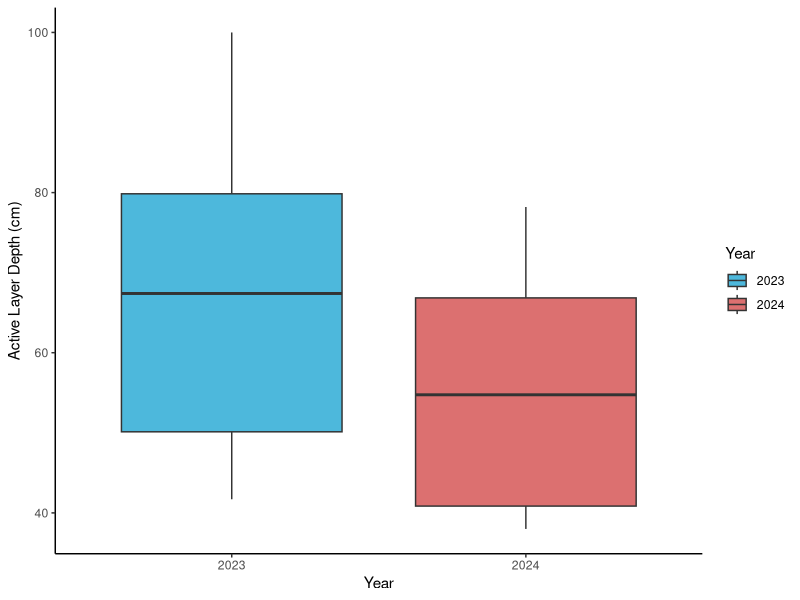
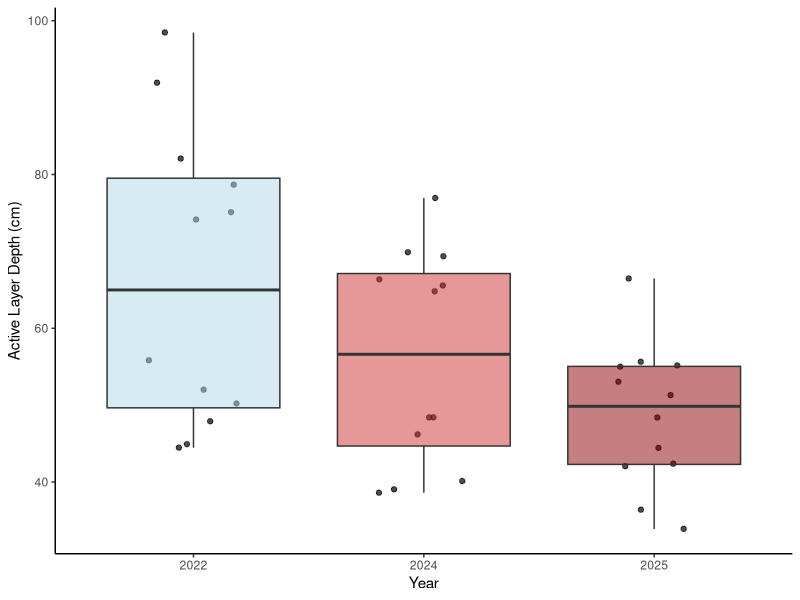

Generate these figures, in order, with R: (Note: this script raises an error after producing the figures.)
# ACTIVE LAYER DEPTH COMPARISON
# 19/01/2026

# LOAD LIBRARIES----
library(ggplot2)
library(dplyr)
library(readxl)
library(tidyr)

# LOAD DATA----
ald_data <- read_excel("datasets/QHI_roots_data/active_layer_depths_data.xlsx")
ald_all_years<-read_excel("datasets/QHI_roots_data/active_layer_thaw_combined.xlsx")

# DATA CLEANING----
ald_data$year <- as.factor(ald_data$year)
ald_all_years$year <- as.factor(ald_all_years$year)

# ACTIVE LAYER 2022 VS 2024 ----
(ald_plot<-ald_data %>%
    filter(year %in% c(2023, 2024)) %>%
    ggplot(aes(x = year, y = depth, fill = as.factor(year))) +
    geom_boxplot(position = position_dodge(width = 0.8), alpha = 0.7) +
    labs(
      x = "Year",
      y = "Active Layer Depth (cm)",
      fill = "Year") +
    scale_fill_manual(values = c("2023" = "deepskyblue3", "2024" = "brown3"))+
    theme_classic() 
)

# WTF is active layer depth decreasing post heatwave- surely over the years active layer is getting bigger from permafrost thawing 
# some explanations 
# 1. Measurement error or inconsistencies in data collection methods between years or mixed up two years when putting data folder together 
# 2. Unusual weather patterns in 2024 that led to shallower active layers, such as increased precipitation or cooler temperatures (though doesn't correlate with temperature data)
# 3. Changes in vegetation cover or soil composition that could affect insulation and heat transfer to the permafrost layer- i.e. increase in vegetation cover, more mosses under warmer temperatures, create blanket and insulate?

# OLD PLOT -- ACTIVE LAYER 2022, 2024, 2025 COMPARISON----
(ald_all_years_plot<-ald_all_years %>%
    ggplot(aes(x = year, y = thaw_av, fill = as.factor(year))) +
    geom_jitter(width = 0.2, alpha = 0.7) +
    geom_boxplot(position = position_dodge(width = 0.8), alpha = 0.5) +
    labs(
      x = "Year",
      y = "Active Layer Depth (cm)",
      fill = "Year") +
    scale_fill_manual(values = c("2022" = "lightblue", "2024" = "brown3", "2025"= "darkred"))+
    theme_classic()+
    theme(legend.position = "none")
)

# Why is active layer decreasing over time? Unless its been labelled wrong and instead of active layer it should be permafrost layer? But how would they measure that?
# Makes more sense that over the years, with heatwaves and CC for active layer depth to increase as permafrost thaw increases?
# worth noting though that our root core depths only go to 30 cm which isn't even the minimum of any of these ald 
# so maybe the active layer depth data is correct but our root data isn't deep enough to capture roots in the full active layer?


# NEW PLOT- ACTIVE LAYER 2022, 2024, 2025 COMPARISON----

# clean data
ald_all_years <- ald_all_years %>%
  mutate(year = as.factor(year))
# filter data for in 2022 doy 217, in 2024 doy 223 & 224, in 2025 doy 223 & 225
ald_filtered <- ald_all_years %>%
  filter((year == 2022 & doy == 217) |
           (year == 2023 & doy == 228) |
           (year == 2024 & doy %in% c(223, 224)) |
           (year == 2025 & doy %in% c(223, 225)))
# filtering for last sampling dates in each year to compare ALD across years 

# plot 
(ald_all_years_plot <- ggplot(ald_filtered, aes(x = year, y = thaw_av, fill = year)) +
    geom_jitter(width = 0.2, alpha = 0.7) +
    geom_boxplot(position = position_dodge(width = 0.8), alpha = 0.5) +
    labs(title = "Active Layer Depth Across Years at End of Growing Season",
         x = "Year",
         y = "Active Layer Depth (cm)") +
    scale_fill_manual(values = c("2022" = "brown1","2023"= "brown2", "2024" = "brown3", "2025"= "darkred"))+
    theme_classic() +
    theme(legend.position = "none")
)


# ANOVA TEST ACTIVE LAYER DEPTH YEARS----
anova_ald<- aov(thaw_av ~ year, data = ald_all_years)
summary(anova_ald)
# significant difference in active layer depth between years (p-value = 0.0213)


# CHECK ASSUMPTIONS----
# normality of residuals
plot(anova_ald)
shapiro.test(residuals(anova_ald))
hist(residuals(anova_ald))
# normal?

# homogeneity of variance
bartlett.test(thaw_av ~ year, data = ald_all_years)
# also fine


# ACTIVE LAYER PAST YEARS----
# incls years post large thaw in 2023 
(ald_all_years<-ald_all_years %>%
    ggplot(aes(x = year, y = thaw_av)) +
    geom_point(alpha = 0.5) +
    geom_smooth(method = "lm")+
    labs(x = "Year",
         y = "Active Layer Depth (cm)") +
   annotate("text", x = 1990, y = 5, label = "R2 = 0.004", size = 5, color = "black")+
    theme_classic()+
    theme(axis.text.x = element_text(angle = 45, hjust = 1))+
   scale_y_reverse()+
   geom_hline(yintercept = 0, linetype = "dashed", color = "black", linewidth = 1)
   
)

# analysis of the line- not right, want to determine significance of ald across all years 
mod1 <- lm(thaw_av ~ as.numeric(as.character(year)), data = ald_all_years)
summary(mod1)
# p= 0.04861 - significant but when look at r2 value its 0.004
# very weak relationship between year and ald
# thaw depth decreasing by 0.10cm per year
# very small trend, but let's see what happens when we exclude the 2024 and 2025


# normality of residuals
plot(mod1)
shapiro.test(residuals(mod1))
hist(residuals(mod1))
# normal


# interesting, inclusion of 2024 and 2024 now changes the pattern
# from Isla's report, up until 2023, ALDs were increasing, but now decreasing/not changed now since 1986
# but this hides what has actually been happening i.e. the large thawing in 2023
# climate change is impacting, unlike what this figure would suggets 


# do figure removing years 2024 and 2025 to see how its been increasing ALD 
ald_pre2023 <- ald_all_years %>%
  filter(year %in% c(1986:2023))
(ald_pre2023_plot<-ald_pre2023 %>%
    ggplot(aes(x = year, y = thaw_av)) +
    geom_point(alpha = 0.5) +
    geom_smooth(method = "lm")+
    labs(x = "Year",
         y = "Active Layer Depth (cm)") +
    annotate("text", x = 1990, y = 5, label = "R2 = 0.24", size = 5, color = "black")+
    theme_classic()+
    theme(axis.text.x = element_text(angle = 45, hjust = 1))+
    scale_y_reverse()+
    geom_hline(yintercept = 0, linetype = "dashed", color = "black", linewidth = 1)
)
 



mod2 <- lm(thaw_av ~ as.numeric(as.character(year)), data = ald_pre2023)
summary(mod2)
# p <0,0001 - highly significant
# strong increasing trend - thaw depth increasing by 0.68 cm per year 
# r2 = 0.24, not amazing but good for natural data 
# means something happened in 2023- i.e. the thawing!
  # Pre-2023: Clear, strong increasing trend in thaw depth (deeper thawing over time)
  # Full dataset: Weak decreasing trend overall

# why? - multiple reasons we think
# 1. 2023 was an anomalous year with extreme heatwave causing unprecedented thawing- evidenced 
# 2. colder winters in 2024 delayed snowmelt (shown by later 100% snow free dates)- evidenced 
# 3. this caused a shorter thaw season, leading to shallower maximum thaw depth 
# 4. the active layer detachments/alds observed in 2023 remove the deepest thaw zones
  # why- slumps typically occur where thaw is deepest and ice lens becomes unstable - literature 
  # when deep thaw areas detatch and slide away, left measuring shallower more stable areas, hence reducing active layer depth in 2024 and 2025 
